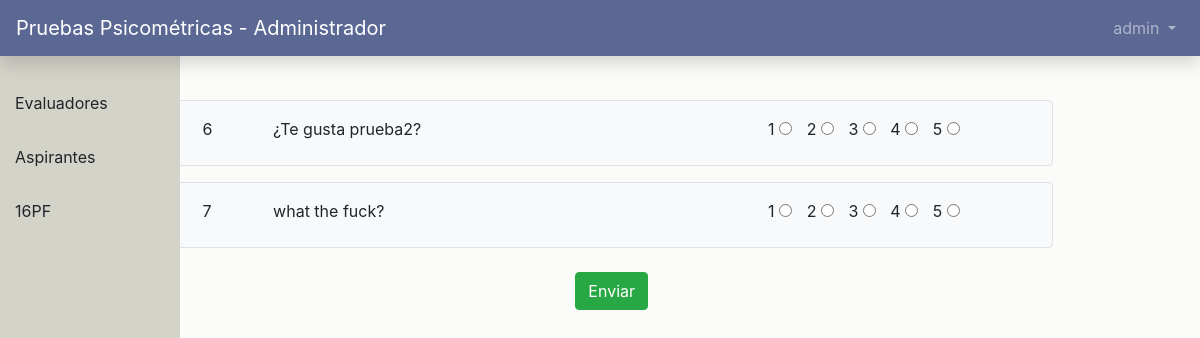
Page /dash/aspirante/16pf2 (signed in) on the earlier database version.
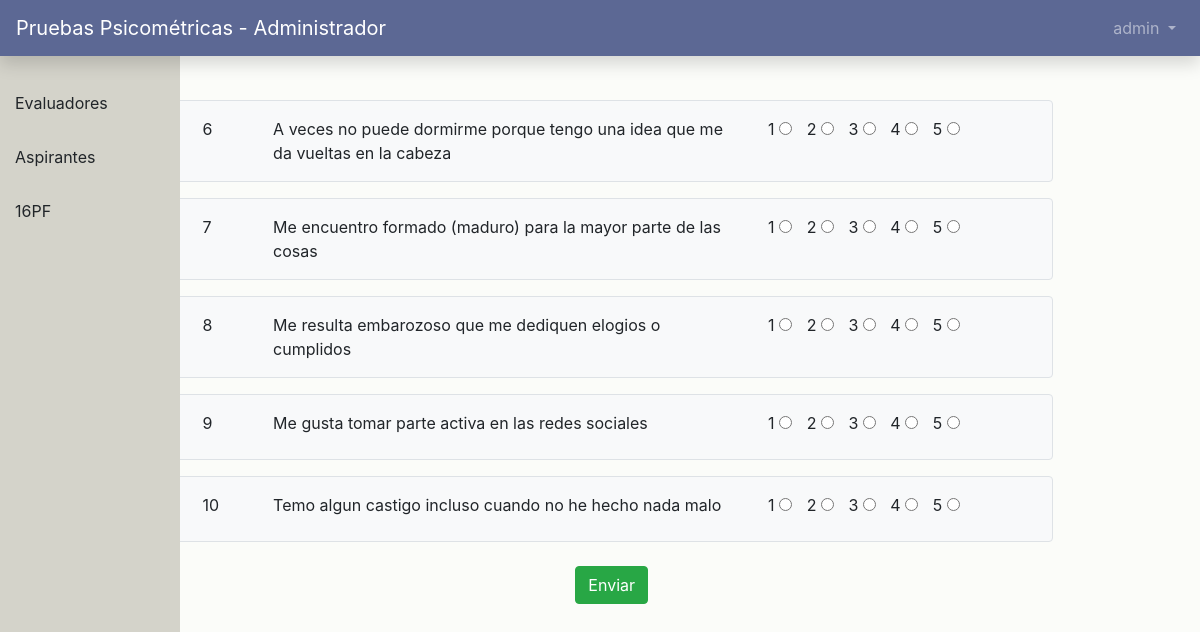
Same page on the later database version.
### main_app/models.py (models this page shows, shortened)
class Question(models.Model):
    text = models.CharField(max_length=300)
    factor = models.CharField(max_length=300)
    points = models.IntegerField()
    complete = models.BooleanField()
    def __str__(self):
        return self.text

### main_app/views.py (the view)
# urls.py: path('dash/aspirante/16pf2', views.aspirante_16pf2, name='aspirante_16pf2'),
def aspirante_16pf2(request):
    if request.method == 'POST':
        ls = Question.objects.all()
        if request.POST.get('puntos6'):
            res=Result()
            res.points = request.POST.get('puntos6')
            res.usuario = request.user.id
            res.question = Question.objects.get(id=6)
            res.save()
        if request.POST.get('puntos7'):
            res=Result()
            res.points = request.POST.get('puntos7')
            res.usuario = request.user.id
            res.question = Question.objects.get(id=7)
            res.save()
        if request.POST.get('puntos8'):
            res=Result()
            res.points = request.POST.get('puntos8')
            res.usuario = request.user.id
            res.question = Question.objects.get(id=8)
            res.save()
        if request.POST.get('puntos9'):
            res=Result()
            res.points = request.POST.get('puntos9')
            res.usuario = request.user.id
            res.question = Question.objects.get(id=9)
            res.save()
        if request.POST.get('puntos10'):
            res=Result()
            res.points = request.POST.get('puntos10')
            res.usuario = request.user.id
            res.question = Question.objects.get(id=10)
            res.save()
        return redirect('aspirante_16pf3')
    else:
            ls = Question.objects.all()
            return render(request, 'dashboard/aspirante/test16pf2.html', { 'ls': ls})

### users/models.py (called while the page is built)
    def get_role(self):
        return '%s' % (self.role)

### templates/dashboard/aspirante/test16pf2.html (shortened to what the changed rows need)
{% extends '../index.html' %}
{% load static %}
{% block main_content %}
    <section class="content2">
        <div class="container">
            {% for i in ls %}
                <form action="" method="POST">
                {% if i.id == 6 %}
                <div class="row bg-light mt-3 m-0 p-3 border rounded">
                    <div class="col-1" >
                      <label for="" name="quest" value=i.id >{{ i.id }}</label>
                    </div>
                    <div class="col-7">
                        {{ i }}
                    </div>
                    <div class="col-4">
                        <label for="" >1</label>
                        <input type="radio" name="puntos6" id="r1" value="1">
                        <label for="" style="padding-left: 10px">2</label>
                        <input type="radio" name="puntos6" id="r2" value="2">
                        <label for="" style="padding-left: 10px">3</label>
                        <input type="radio" name="puntos6" id="r3" value="3">
                        <label for="" style="padding-left: 10px">4</label>
                        <input type="radio" name="puntos6" id="r4" value="4">
                        <label for="" style="padding-left: 10px">5</label>
                        <input type="radio" name="puntos6" id="r5" value="5">
                    </div>
                </div>
                {% endif %}
                {% if i.id == 7 %}
                <div class="row bg-light mt-3 m-0 p-3 border rounded">
                    <div class="col-1" >
                      <label for="" name="quest" value=i.id >{{ i.id }}</label>
                    </div>
                    <div class="col-7">
                        {{ i }}
                    </div>
                    <div class="col-4">
                        <label for="" >1</label>
                        <input type="radio" name="puntos7" id="r1" value="1">
                        <label for="" style="padding-left: 10px">2</label>
                        <input type="radio" name="puntos7" id="r2" value="2">
                        <label for="" style="padding-left: 10px">3</label>
                        <input type="radio" name="puntos7" id="r3" value="3">
                        <label for="" style="padding-left: 10px">4</label>
                        <input type="radio" name="puntos7" id="r4" value="4">
                        <label for="" style="padding-left: 10px">5</label>
                        <input type="radio" name="puntos7" id="r5" value="5">
                    </div>
                </div>
                {% endif %}
                {% if i.id == 8 %}
                <div class="row bg-light mt-3 m-0 p-3 border rounded">
                    <div class="col-1" >
                      <label for="" name="quest" value=i.id >{{ i.id }}</label>
                    </div>
                    <div class="col-7">
                        {{ i }}
                    </div>
                    <div class="col-4">
                        <label for="" >1</label>
                        <input type="radio" name="puntos8" id="r1" value="1">
                        <label for="" style="padding-left: 10px">2</label>
                        <input type="radio" name="puntos8" id="r2" value="2">
                        <label for="" style="padding-left: 10px">3</label>
                        <input type="radio" name="puntos8" id="r3" value="3">
                        <label for="" style="padding-left: 10px">4</label>
                        <input type="radio" name="puntos8" id="r4" value="4">
                        <label for="" style="padding-left: 10px">5</label>
                        <input type="radio" name="puntos8" id="r5" value="5">
                    </div>
                </div>
                {% endif %}
                {% if i.id == 9 %}
                <div class="row bg-light mt-3 m-0 p-3 border rounded">
                    <div class="col-1" >
                      <label for="" name="quest" value=i.id >{{ i.id }}</label>
                    </div>
                    <div class="col-7">
                        {{ i }}
                    </div>
                    <div class="col-4">
                        <label for="" >1</label>
                        <input type="radio" name="puntos9" id="r1" value="1">
                        <label for="" style="padding-left: 10px">2</label>
                        <input type="radio" name="puntos9" id="r2" value="2">
                        <label for="" style="padding-left: 10px">3</label>
                        <input type="radio" name="puntos9" id="r3" value="3">
                        <label for="" style="padding-left: 10px">4</label>
                        <input type="radio" name="puntos9" id="r4" value="4">
                        <label for="" style="padding-left: 10px">5</label>
                        <input type="radio" name="puntos9" id="r5" value="5">
                    </div>
                </div>
                {% endif %}
                {% if i.id == 10 %}
                <div class="row bg-light mt-3 m-0 p-3 border rounded">
                    <div class="col-1" >
                      <label for="" name="quest" value=i.id >{{ i.id }}</label>
                    </div>
                    <div class="col-7">
                        {{ i }}
                    </div>
                    <div class="col-4">
                        <label for="" >1</label>
                        <input type="radio" name="puntos10" id="r1" value="1">
                        <label for="" style="padding-left: 10px">2</label>
                        <input type="radio" name="puntos10" id="r2" value="2">
                        <label for="" style="padding-left: 10px">3</label>
                        <input type="radio" name="puntos10" id="r3" value="3">
                        <label for="" style="padding-left: 10px">4</label>
                        <input type="radio" name="puntos10" id="r4" value="4">
                        <label for="" style="padding-left: 10px">5</label>
                        <input type="radio" name="puntos10" id="r5" value="5">
                    </div>
                </div>
                {% endif %}
            {% endfor %}
            </form>
        </div>
    </section>
{% endblock %}

Differences in the rows shown:
changed Question id 6: text "¿Te gusta prueba2?" → "A veces no puede dormirme porque tengo una idea que me da vueltas en la cabeza"
changed Question id 7: text "what the fuck?" → "Me encuentro formado (maduro) para la mayor parte de las cosas"
added Question: id "8", text "Me resulta embarozoso que me dediquen elogios o cumplidos"
added Question: id "9", text "Me gusta tomar parte activa en las redes sociales"
added Question: id "10", text "Temo algun castigo incluso cuando no he hecho nada malo"
